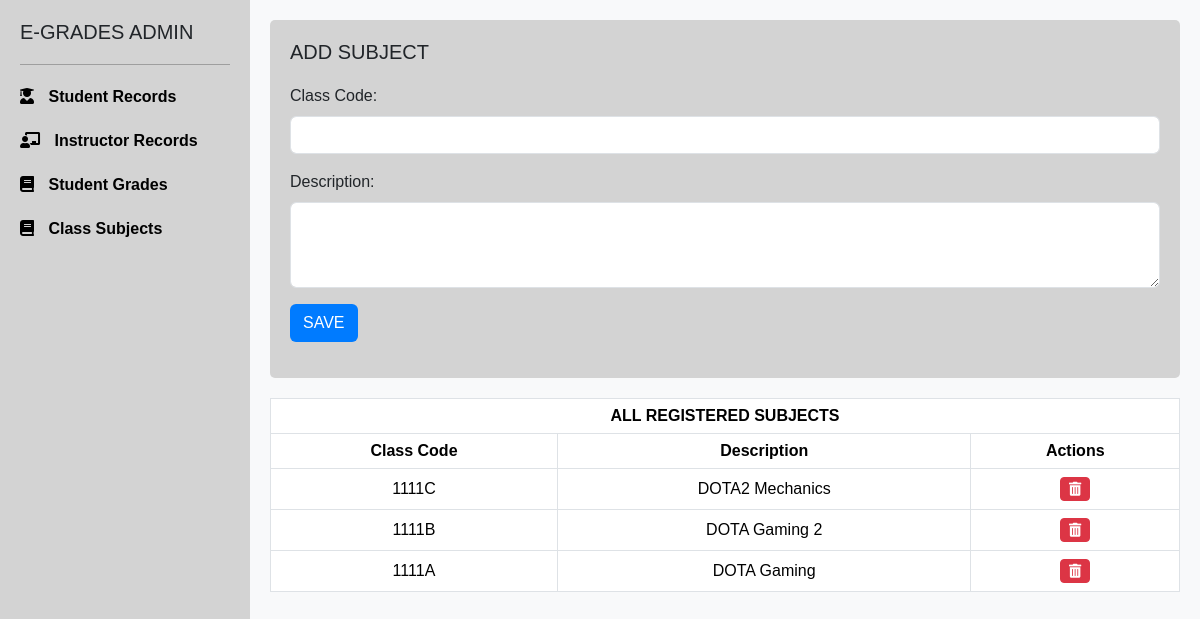
/admin/class_subjects.php, run on the app's committed database.
### tables this page shows
CREATE TABLE `class_subjects` (
  `id` int(11) NOT NULL,
  `class_code` varchar(20) NOT NULL,
  `description` text DEFAULT NULL,
  `created_at` timestamp NOT NULL DEFAULT current_timestamp()
);

### admin/class_subjects.php (the view, shortened to what this page needs)
<?php
include 'db_conn.php';
$sql = "SELECT * FROM class_subjects ORDER BY created_at DESC";
$result = $conn->query($sql);
?>
<html>
<head>
    <link href="https://cdn.jsdelivr.net/npm/bootstrap@5.3.2/dist/css/bootstrap.min.css" rel="stylesheet">
    <link rel="stylesheet" href="https://cdnjs.cloudflare.com/ajax/libs/font-awesome/5.15.3/css/all.min.css">
</head>
<body>
    <div class="d-flex">
        <div class="sidebar">
            <h5>E-GRADES ADMIN</h5>
            <hr>
            <nav class="nav flex-column">
                <a class="nav-link" href="index.php"><i class="fas fa-user-graduate"></i> Student Records</a>
                <a class="nav-link" href="index2.php"><i class="fas fa-chalkboard-teacher"></i> Instructor Records</a>
                <a class="nav-link" href="index3.php"><i class="fas fa-book"></i> Student Grades</a>
                <a class="nav-link" href="class_subjects.php"><i class="fas fa-book"></i> Class Subjects</a>
            </nav>
        </div>
        <div class="content">
            <div class="form-container">
            <h5>ADD SUBJECT</h5>
                <form method="POST" action="">
                    <div class="mb-3">
                        <label for="class_code" class="form-label">Class Code:</label>
                        <input type="text" class="form-control" id="class_code" name="class_code" required>
                    </div>
                    <div class="mb-3">
                        <label for="description" class="form-label">Description:</label>
                        <textarea class="form-control" id="description" name="description" rows="3" required></textarea>
                    </div>
                    <button type="submit" class="btn">SAVE</button>
                </form>
            </div>
            <div class="table-container">
                <table class="table table-bordered">
                    <thead>
                        <tr>
                            <th colspan="3">ALL REGISTERED SUBJECTS</th>
                        </tr>
                        <tr>
                            <th>Class Code</th>
                            <th>Description</th>
                            <th>Actions</th>
                        </tr>
                    </thead>
                    <tbody>
                        <?php
                        if ($result->num_rows > 0) {
                            while ($row = $result->fetch_assoc()) {
                                echo "<tr>";
                                echo "<td>" . htmlspecialchars($row['class_code']) . "</td>";
                                echo "<td>" . htmlspecialchars($row['description']) . "</td>";
                                echo "<td><a href='delete_subject.php?id=" . $row['id'] . "' class='btn btn-danger btn-sm' onclick='return confirm(\"Are you sure you want to delete this subject?\")'><i class='fas fa-trash-alt'></i></a></td>";
                                echo "</tr>";
                            }
                        } else {
                            echo "<tr><td colspan='3'>No subjects found</td></tr>";
                        }
                        ?>
                    </tbody>
                </table>
            </div>
        </div>
    </div>
</body>
</html>

### admin/class_subjects.php (style rules this page uses)
body { font-family: Arial, sans-serif; background-color: #f8f9fa; }
.sidebar { background-color: #d3d3d3; height: 100vh; padding: 20px; width: 250px; }
.sidebar h5 { margin-bottom: 20px; }
.sidebar hr { border-top: 1px solid #000; margin: 10px 0; }
.sidebar .nav-link { color: black; font-weight: bold; padding: 10px 0; text-decoration: none; display: block; }
.sidebar i { margin-right: 10px; }
.content { padding: 20px; flex-grow: 1; }
.form-container { background-color: #d3d3d3; padding: 20px; border-radius: 5px; margin-bottom: 20px; }
.form-container h5 { margin-bottom: 20px; }
.form-container .btn { background-color: #007bff; color: white; }
.table-container { margin-top: 20px; }
.table th, .table td { text-align: center; vertical-align: middle; }

### data on the page
class_subjects: class_code "1111C", description "DOTA2 Mechanics"
class_subjects: class_code "1111B", description "DOTA Gaming 2"
class_subjects: class_code "1111A", description "DOTA Gaming"
